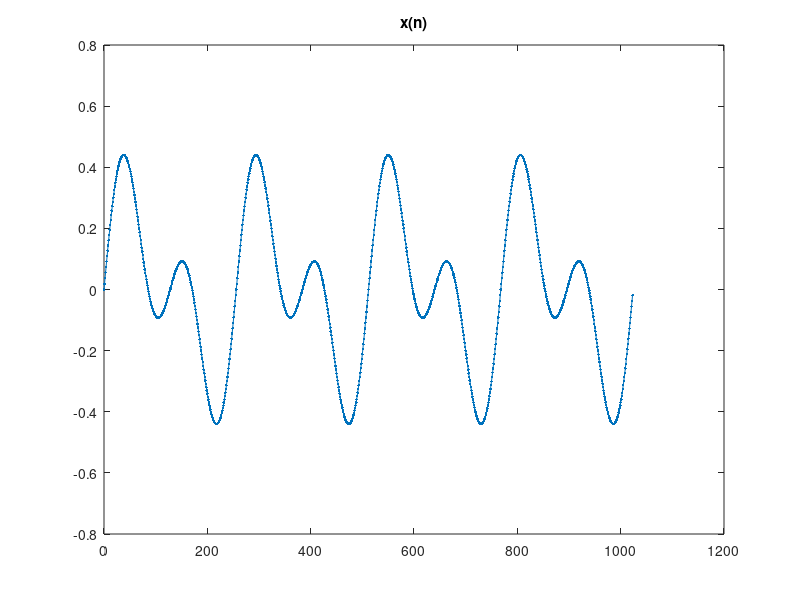
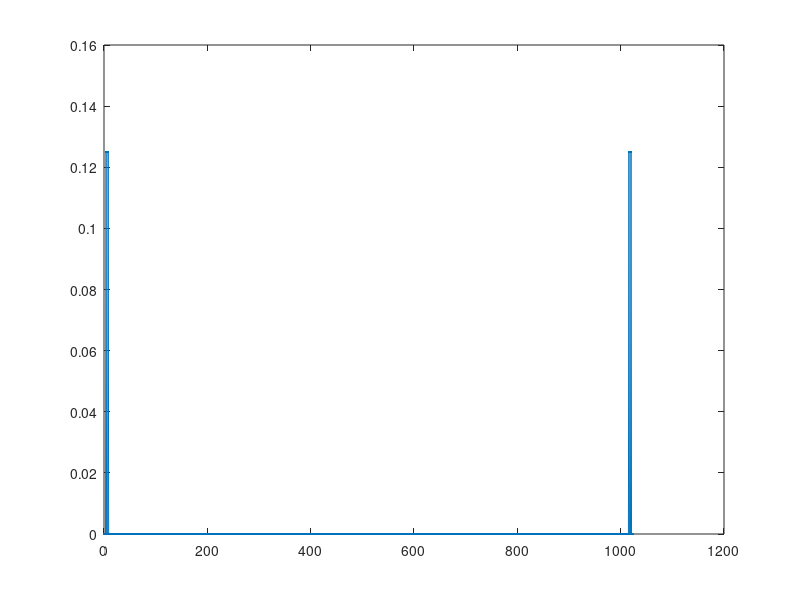
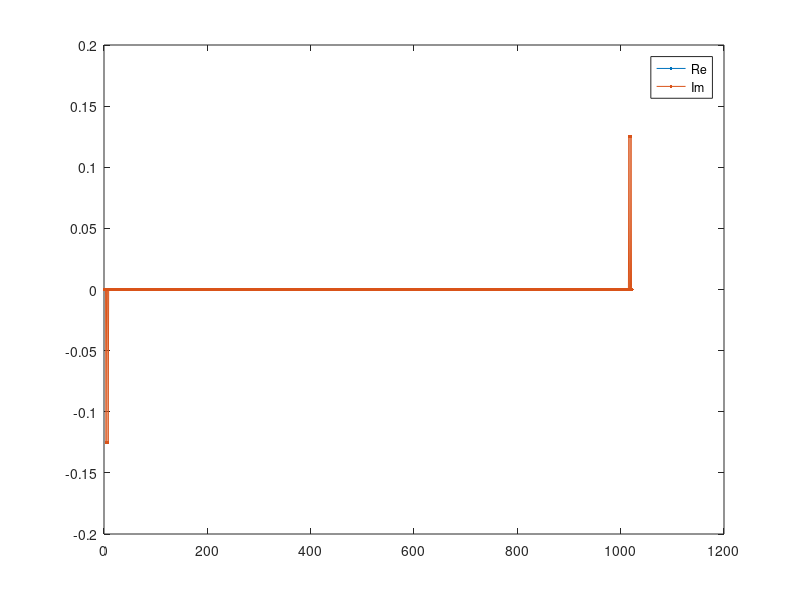

These figures' MATLAB source, in order: (Note: this script raises an error after producing the figures.)
clear, close all;

% !Nspect even!
Nspect=1024;  N=2048;    n=0:Nspect-1;    k=n;    ni=0:N-1;  %ni=n interpolat
% x=0.75*sin(2*pi/Nspect*100*n);
% xe=0.75*sin(2*pi/Nspect*100*ni);
 
x=0.25*sin(2*pi/Nspect*4*n)+0.25*sin(2*pi/Nspect*8*n);
xe=0.25*sin(2*pi/Nspect*4*ni)+0.25*sin(2*pi/Nspect*8*ni);
 
% x=0.25*sin(2*pi/Nspect*4*n)+0.25*cos(2*pi/Nspect*8*n)...
%     +0.25*sin(2*pi/Nspect*16*n)+0.125*sin(2*pi/Nspect*128*n);
% x=0.25*sin(2*pi/Nspect*4*ni)+0.25*cos(2*pi/Nspect*8*ni)...
%     +0.25*sin(2*pi/Nspect*16*ni)+0.125*sin(2*pi/Nspect*128*ni);

% x=filter([1 1 1 1 1 1 1 1 1],1,square(2*pi/Nspect*3*n));
% xe=filter([1 1 1 1 1 1 1 1 1],1,square(2*pi/Nspect*3*ni));

% x=square(2*pi/Nspect*3*n);
% xe=square(2*pi/Nspect*3*ni);

figure(1);    plot(n,x,'.-');  title('x(n)');

X=1/Nspect*fft(x,Nspect);    %formula de la ASC, componente spect ecbivalente SF
figure(2);    plot(k,abs(X),'.-');
figure(3);    plot(k,real(X),'.-',k,imag(X),'.-');  legend('Re','Im');

fid=fopen('spectrum_Re.dat','w','b');
fwrite(fid,real(X)*2^15,'int16');
fclose(fid);
fid=fopen('spectrum_Im.dat','w','b');
fwrite(fid,imag(X)*2^15,'int16');
fclose(fid);

pause();

fid=fopen('x_Re.dat','r','b');    xr=fread(fid,N,'int32')/2^30;  xr=xr.';
% fread /2^31*2 = fread /2^30  %se mai inmulteste cu 2 pt a compensa sin,
% cos scalate
fclose(fid);
fid=fopen('x_Im.dat','r','b');    xi=fread(fid,N,'int32')/2^30;  xi=xi.';
fclose(fid);

figure(4);    plot(n/Nspect*N,x,'-x', ni,xr,'o-', ni,-xi,'o-');
legend('x(n)','x_s_cinterp(ni)','x_s_cinterp(ni)');  grid, grid minor;

% figure(5);    plot(ni,xe,'-x', ni,xr+xi,'o-');
% legend('x(n)','x_s_cinterp(ni)');  grid, grid minor;

fid=fopen('cr_shifted.dat','r','b');    cr_shifted=fread(fid,N,'int16')/2^15;
fclose(fid);